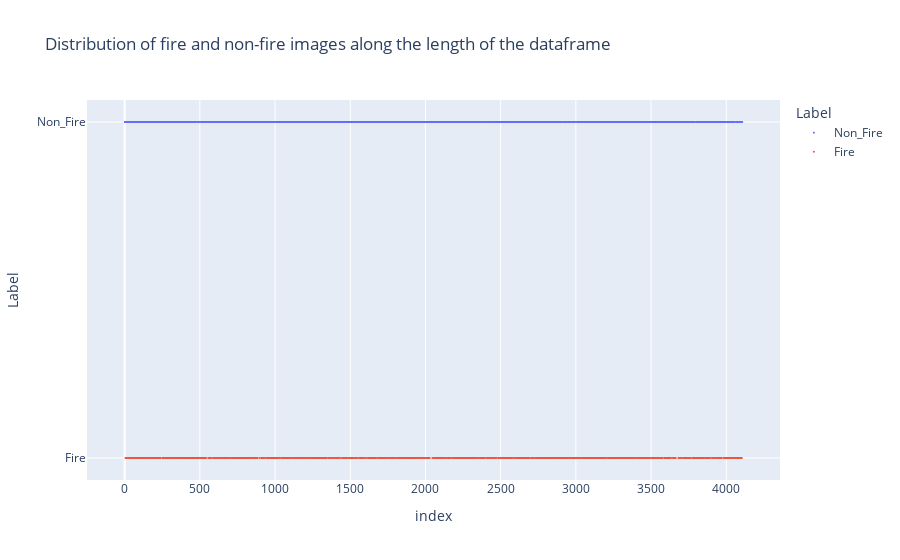

Notebook source saved alongside this figure:
### Code cell
fig = px.scatter(data_frame = df,x=df.index,y='Label',color='Label',title='Distribution of fire and non-fire images along the length of the dataframe')
fig.update_traces(marker_size=2)

### Figure 1 — Plotly figure (JSON) as saved in the notebook; plotly's stock layout.template omitted (floating-point values rounded to 4 significant figures; data arrays with more than 128 entries replaced by an {"elided": "..."} marker saying what was removed)
{"data": [{"hovertemplate": "Label=%{y}<br>index=%{x}<extra></extra>", "legendgroup": "Non_Fire", "marker": {"color": "#636efa", "size": 2, "symbol": "circle"}, "mode": "markers", "name": "Non_Fire", "showlegend": true, "type": "scattergl", "x": {"elided": "2441 int values"}, "xaxis": "x", "y": {"elided": "2441 str values"}, "yaxis": "y"}, {"hovertemplate": "Label=%{y}<br>index=%{x}<extra></extra>", "legendgroup": "Fire", "marker": {"color": "#EF553B", "size": 2, "symbol": "circle"}, "mode": "markers", "name": "Fire", "showlegend": true, "type": "scattergl", "x": {"elided": "1667 int values"}, "xaxis": "x", "y": {"elided": "1667 str values"}, "yaxis": "y"}], "layout": {"legend": {"title": {"text": "Label"}, "tracegroupgap": 0}, "title": {"text": "Distribution of fire and non-fire images along the length of the dataframe"}, "xaxis": {"anchor": "y", "domain": [0, 1], "title": {"text": "index"}}, "yaxis": {"anchor": "x", "categoryarray": ["Fire", "Non_Fire"], "categoryorder": "array", "domain": [0, 1], "title": {"text": "Label"}}}}
